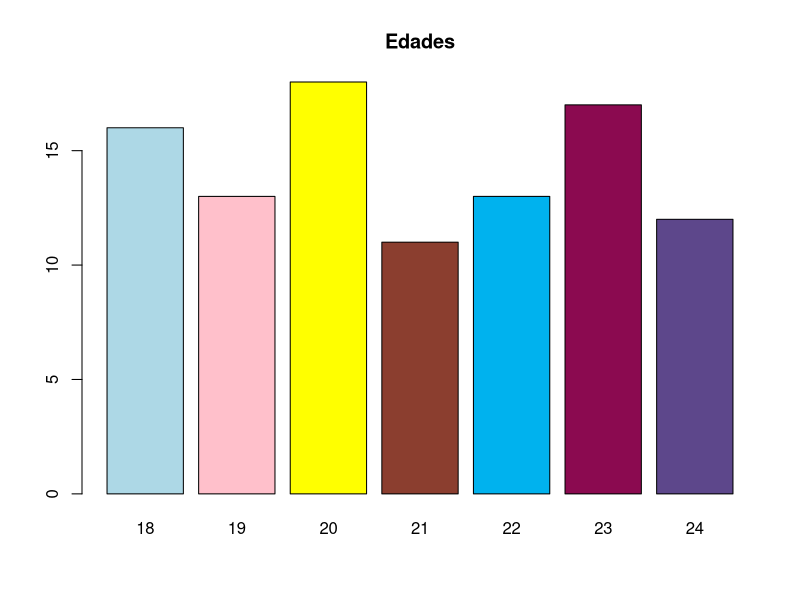
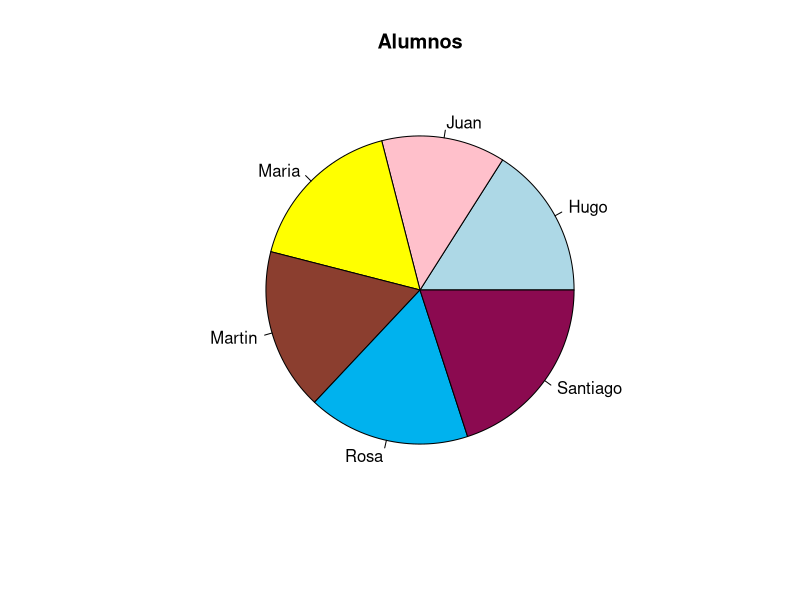
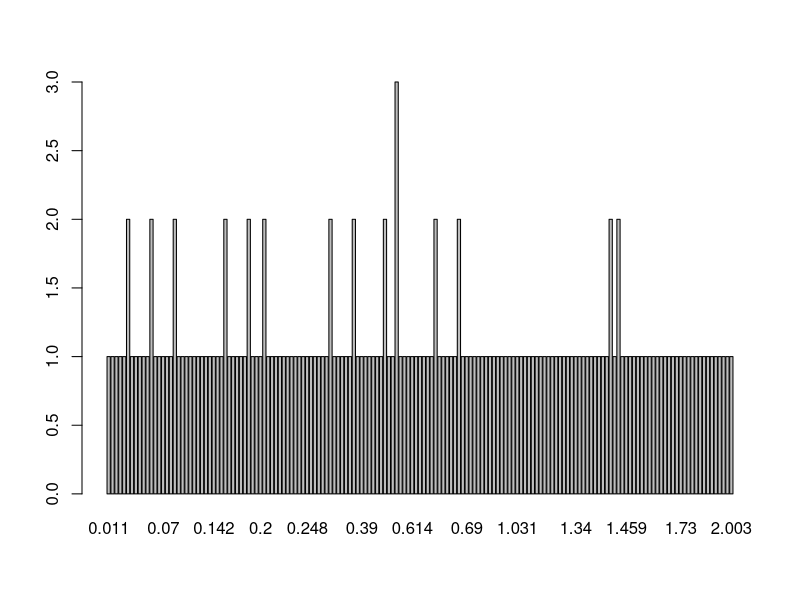

The R script that drew these images, in order:
alumnos = factor(sample(c("Hugo","Santiago","Juan","Martin","Maria","Rosa"),100,
                        replace = TRUE))
alumnos

table(alumnos)

edades = factor(sample(18:24, 100, replace = TRUE))
edades
table(edades)/length(edades)

altura = factor(sample(c("Bajo","Mediano","Alto"),100,replace = TRUE))
peso = factor(sample(c("delgado","SobrePeso","Gordo"),100,replace=TRUE))
table(altura,peso)

prop.table(table(altura,edades))

barplot(table(edades), col = c("lightblue","pink","yellow","coral4",
                               "deepskyblue2","deeppink4","mediumpurple4"),
        main =  "Edades")

pie(table(alumnos), col = c("lightblue","pink","yellow","coral4",
                            "deepskyblue2","deeppink4"),
    main = "Alumnos")

barplot(table(DNase$density))
